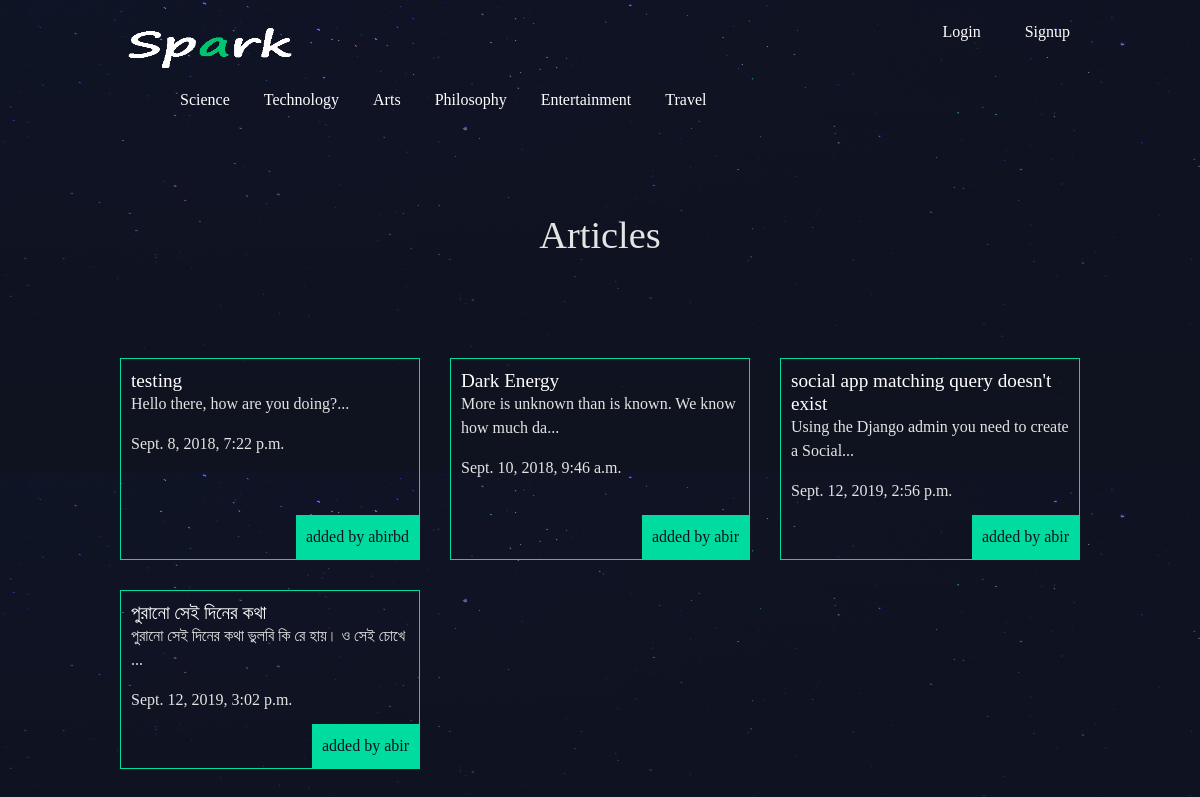
Before: / with the older database file.
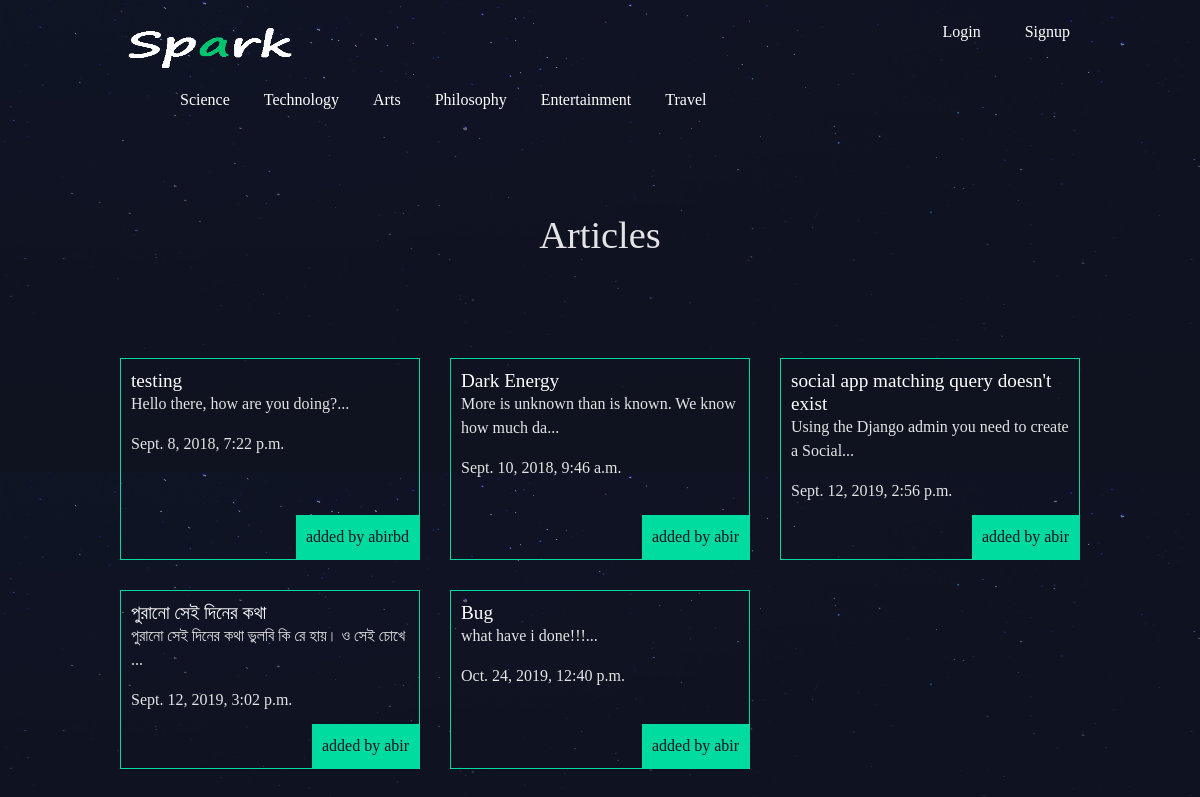
After: the same page with the newer database file.
### articles/models.py (models this page shows, shortened)
class Article(models.Model):
    title = models.CharField(max_length=100)
    slug = models.SlugField()
    body = models.TextField()
    date = models.DateTimeField(auto_now_add=True)
    thumb = models.ImageField(default='default.png', blank=True)
    author = models.ForeignKey(User,default=None, on_delete=models.CASCADE)
    def snippet(self):
        return self.body[:50] + '...'

### articles/views.py (the view)
# urls.py: path('', views.article_list, name='list'),
def article_list(request):
    articles = Article.objects.all().order_by('date')
    return render(request, 'articles/article_list.html', { 'articles': articles })

### articles/templates/articles/article_list.html
{% extends 'base_layout.html' %}
{% block content %}
        <div class="categories">
            <ul style="list-style: none; margin-left=100px">
                <li style="display: inline-block; padding-left:20px; margin-left=100px;"><a href="#">Science</a></li>
                <li style="display: inline-block; padding-left:20px; margin-left=100px"><a href="#">Technology</a></li>
                <li style="display: inline-block; padding-left:20px; margin-left=100px"><a href="#">Arts</a></li>
                <li style="display: inline-block; padding-left:20px; margin-left=100px"><a href="#">Philosophy</a></li>
                <li style="display: inline-block; padding-left:20px; margin-left=100px"><a href="#">Entertainment</a></li>
                <li style="display: inline-block; padding-left:20px; margin-left=100px"><a href="#">Travel</a></li>
            </ul>
        </div>
        <h1>Articles</h1>
        <div class="articles">
        {% for article in articles %}
            <div class="article">
                <h2><a href="{% url 'articles:detail' slug=article.slug %}">{{ article.title }}</a></h2>
                <p>{{ article.snippet }}</p>
                <p>{{ article.date }}</p>
                <p class="author">added by {{article.author.username}}</p>
            </div>
        {% endfor %}
        </div>
{% endblock %}

Changed rows visible on the page:
added Article: title "Bug", snippet "what have i done!!!...", date "Oct. 24, 2019, 12:40 p.m.", author.username "abir"
